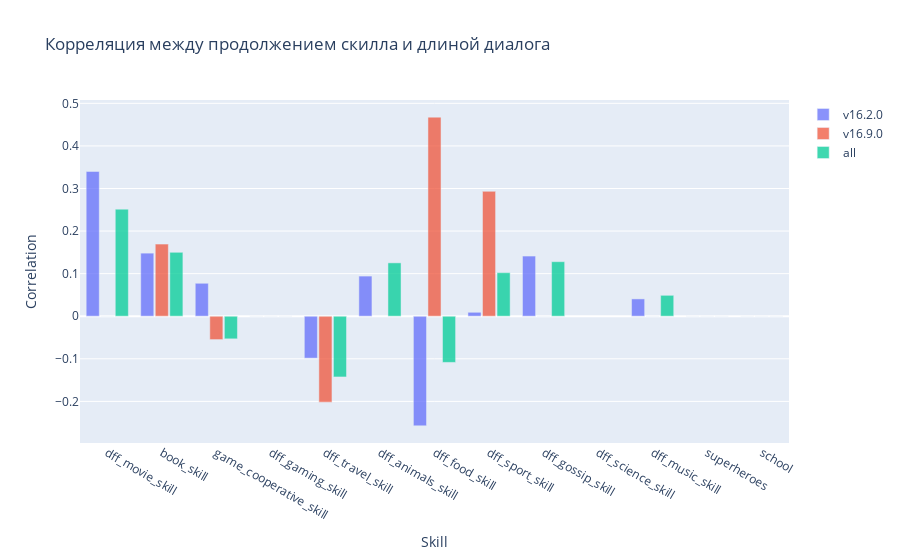

Write notebook code for a chart like this one.
### Markdown cell above
## Построение графиков

### Code cell
fig = go.Figure()

for version in graphics_dict.keys():
    
    x0, y0 = [], []
    
    for skill in graphics_dict[version].keys():
        x0.append(skill)
        y0.append(graphics_dict[version][skill]["active_length_correlation"])
    
    fig.add_trace(go.Bar(
        x=x0,
        y=y0,
        name=version, 
        opacity=0.75
    ))

fig.update_layout(
    title_text='Корреляция между продолжением скилла и длиной диалога', 
    xaxis_title_text='Skill', 
    yaxis_title_text='Correlation', 
    bargap=0.2, 
    bargroupgap=0.1 
)

fig.show()

### Figure 1 — Plotly figure (JSON) as saved in the notebook; plotly's stock layout.template omitted (floating-point values rounded to 4 significant figures)
{"data": [{"name": "v16.2.0", "opacity": 0.75, "type": "bar", "x": ["dff_movie_skill", "book_skill", "game_cooperative_skill", "dff_gaming_skill", "dff_travel_skill", "dff_animals_skill", "dff_food_skill", "dff_sport_skill", "dff_gossip_skill", "dff_science_skill", "dff_music_skill", "superheroes", "school"], "y": [0.3401, 0.1482, 0.07737, 0, -0.09848, 0.0943, -0.2575, 0.009245, 0.1414, null, 0.04069, 0, 0]}, {"name": "v16.9.0", "opacity": 0.75, "type": "bar", "x": ["dff_movie_skill", "book_skill", "game_cooperative_skill", "dff_gaming_skill", "dff_travel_skill", "dff_animals_skill", "dff_food_skill", "dff_sport_skill", "dff_gossip_skill", "dff_science_skill", "dff_music_skill", "superheroes", "school"], "y": [0, 0.1694, -0.05488, 0, -0.2019, null, 0.4676, 0.2933, 0, null, 0, 0, 0]}, {"name": "all", "opacity": 0.75, "type": "bar", "x": ["dff_movie_skill", "book_skill", "game_cooperative_skill", "dff_gaming_skill", "dff_travel_skill", "dff_animals_skill", "dff_food_skill", "dff_sport_skill", "dff_gossip_skill", "dff_science_skill", "dff_music_skill", "superheroes", "school"], "y": [0.2515, 0.15, -0.05315, 0, -0.1426, 0.1253, -0.1084, 0.1024, 0.1281, null, 0.04913, 0, 0]}], "layout": {"bargap": 0.2, "bargroupgap": 0.1, "title": {"text": "Корреляция между продолжением скилла и длиной диалога"}, "xaxis": {"title": {"text": "Skill"}}, "yaxis": {"title": {"text": "Correlation"}}}}
